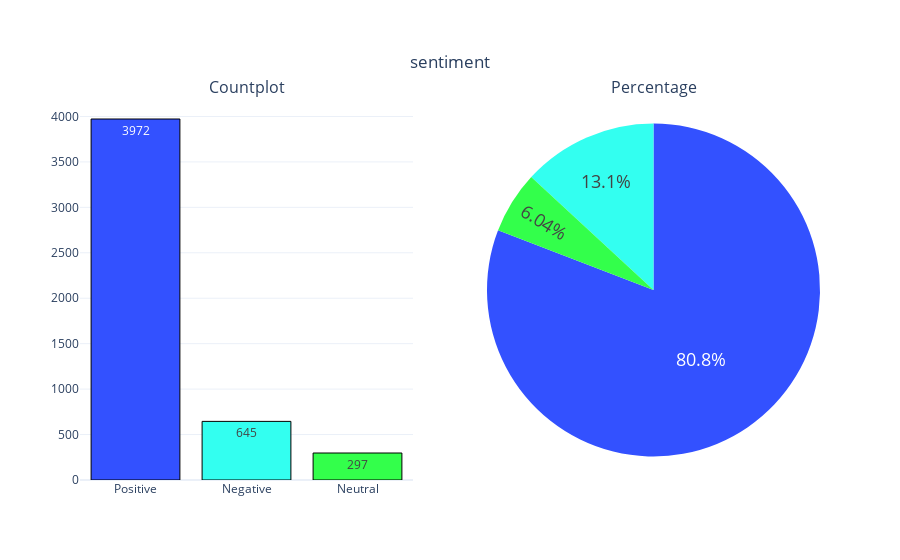

The notebook cell this image was saved under:
### Code cell
categorical_variable_summary(df,'sentiment')

### Figure 1 — Plotly figure (JSON) as saved in the notebook; plotly's stock layout.template omitted (floating-point values rounded to 4 significant figures)
{"data": [{"marker": {"color": ["#3351FF", "#33FFF0", "#33FF4B", "#F1EE09", "#F10909"], "line": {"color": "#000000", "width": 1}}, "name": "sentiment", "showlegend": false, "text": ["3972", "645", "297"], "textposition": "auto", "type": "bar", "x": ["Positive", "Negative", "Neutral"], "xaxis": "x", "y": [3972, 645, 297], "yaxis": "y"}, {"domain": {"x": [0.55, 1], "y": [0, 1]}, "labels": ["Positive", "Negative", "Neutral"], "marker": {"colors": ["#3351FF", "#33FFF0", "#33FF4B", "#F1EE09", "#F10909"]}, "name": "sentiment", "showlegend": false, "textfont": {"size": 18}, "textposition": "auto", "type": "pie", "values": [3972, 645, 297]}], "layout": {"annotations": [{"font": {"size": 16}, "showarrow": false, "text": "Countplot", "x": 0.225, "xanchor": "center", "xref": "paper", "y": 1, "yanchor": "bottom", "yref": "paper"}, {"font": {"size": 16}, "showarrow": false, "text": "Percentage", "x": 0.775, "xanchor": "center", "xref": "paper", "y": 1, "yanchor": "bottom", "yref": "paper"}], "autosize": true, "title": {"text": "sentiment", "x": 0.5, "xanchor": "center", "y": 0.9, "yanchor": "top"}, "xaxis": {"anchor": "y", "autorange": true, "domain": [0, 0.45], "range": [-0.5, 2.5], "type": "category"}, "yaxis": {"anchor": "x", "autorange": true, "domain": [0, 1], "range": [0, 4181.0], "type": "linear"}}}
